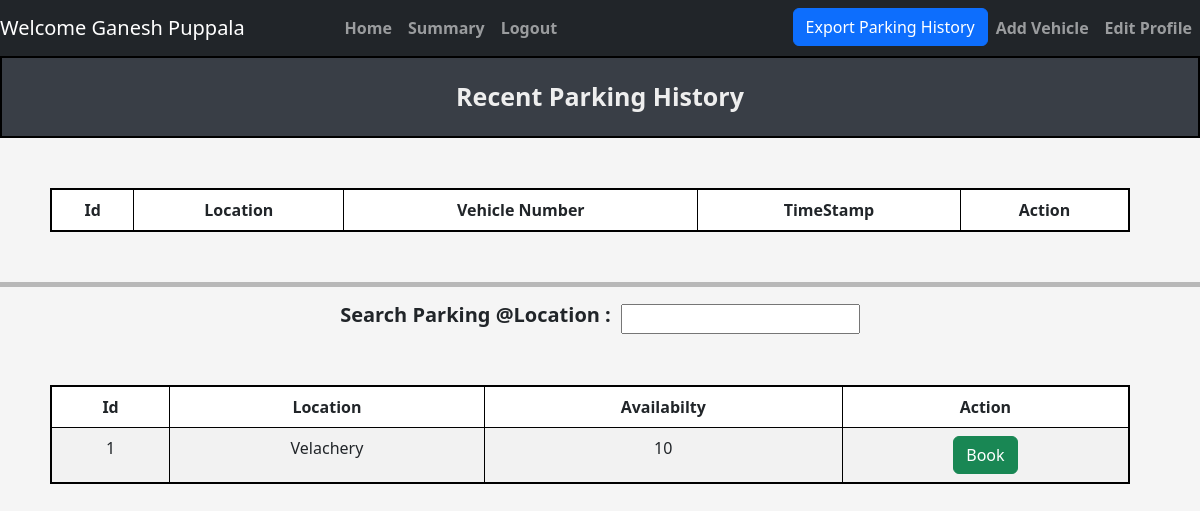
Screenshot of /user/dashboard (signed in) with the database file from the repository.
### tables this page shows
CREATE TABLE ParkingLot (
            lot_id INTEGER PRIMARY KEY AUTOINCREMENT,
            location_name TEXT NOT NULL,
            address TEXT NOT NULL,
            pincode TEXT NOT NULL,
            price INTEGER NOT NULL, 
            maxSpots INTEGER NOT NULL
        );

### controllers/user_controller.py (the view)
@user.route("/user/dashboard",methods = ['GET','POST'])
def dashboard():
    user_id = session['user_id']
    user_parking_data = getReserveParkingSpotData(user_id)
    availability_data = get_availability_data()
    print(user_parking_data)
    print(availability_data)
    return render_template("dashboard/user_dashboard.html",availability_data=availability_data, user_parking_data = user_parking_data)

### models/parking_lot.py (called while the page is built)
def get_availability_data():
    connection = sqlite3.connect(DATABASE_PARKING)
    cur = connection.cursor()
    cur.execute(
            '''
                select
                pl.lot_id,
                pl.address,
                Count(Case WHEN ps.status = 'A' THEN 1 END) As availabilty
                from ParkingLot PL
                Left Join
                ParkingSpots PS ON PL.lot_id = PS.lot_id
                Group By
                PL.lot_id,PL.address
            '''
            )
    result = cur.fetchall()
    connection.commit()
    connection.close()
    return result

def getReserveParkingSpotData(user_id):
    connection = sqlite3.connect(DATABASE_PARKING)
    cur = connection.cursor()
    print(user_id)
    cur.execute('''
                    select rp.spot_id,
                        pl.address AS location_name,
                        rp.vehicle_number,
                        rp.parking_timestamp,
                        ps.status,
                        pl.lot_id
                        from Reserve_Parking_Spot rp
                    JOIN
                        ParkingLot pl on pl.lot_id = rp.lot_id
                    JOIN
                        ParkingSpots ps on rp.spot_id = ps.spot_id AND rp.lot_id = ps.lot_id
                    where
                        rp.user_id = (?)
                ''',(user_id,)
                )
    result = cur.fetchall()
    connection.commit()
    connection.close()
    return result

### templates/dashboard/user_dashboard.html (shortened to what this page needs)
{% extends "navbar.html" %}
{% block content %}
    <div class="title"> Recent Parking History </div>
        <table style="text-align: center;" class="table table-striped table-css table-bordered ">
                <thead>
                    <tr>
                    <th scope="col">Id</th>
                    <th scope="col">Location</th>
                    <th scope="col">Vehicle Number</th>
                    <th scope="col">TimeStamp</th>
                    <th scope="col">Action</th>
                    </tr>
                </thead>
        </table>
        <hr style="height: 5px; background-color: black; border: none;">
        <div class="center-wrapper">
            <div class = "search_location">
                <span>
                    <h5><b>Search Parking @Location :</b></h5>
                    <input type="text" id="searchInput" onkeyup="filterTable()">
                </span>
            </div>
        </div>
        <table id="dataTable" style="text-align: center;" class="table table-striped table-css table-bordered ">
                <thead>
                    <tr>
                        <th scope="col">Id</th>
                        <th scope="col">Location</th>
                        <th scope="col">Availabilty</th>
                        <th scope="col">Action</th>
                    </tr>
                </thead>
                <tbody>
                    {% for lot in availability_data %}
                        <tr>
                            <td scope="row">{{ lot[0] }}</td>
                            <td>{{ lot[1] }}</td>
                            <td>{{ lot[2] }}</td>
                            <td>
                                <form method="POST" action="{{ url_for ('user.bookSpot') }}">
                                    <button type="submit" class="btn btn-success"> Book </button>
                                </form>
                        </tr>
                    {% endfor %}
                </tbody>
            </table>
{% endblock %}

### static/css/style.css (style rules this page uses)
body { background-color: #f5f5f5; justify-content: center; }
.title { background-color: #393E46; border: 2px solid black; text-align: center; padding: 20px; font-weight: bold; font-size: 25px; margin-bottom: 20px; color: #EEEEEE; }
.table-css { margin: 50px; justify-content: center; width: 90vw; border: 2px solid black; }
.search_location span { display: flex; align-items: center; gap: 10px; }
.center-wrapper { display: flex; justify-content: center; align-items: center; }

### rows the page displays
ParkingLot: lot_id "1", address "Velachery", maxSpots "10"

### other values shown
{{ session.get('name') }} "Ganesh Puppala"
